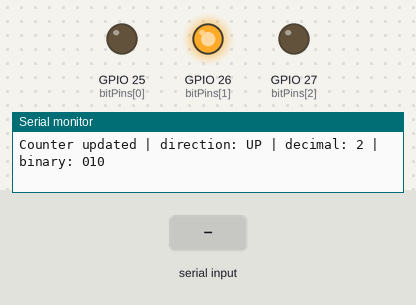
The sketch below on a simulated ESP32. On the bench: output pins drawn as LEDs (lit = HIGH), the last lines printed to the serial monitor. Dashed ring = blinking. The inputs (shaded band) are chosen by the test bench.

Above: at 1.4 s.
1.5 s: "90 45\n" received over Serial
At 2.4 s:
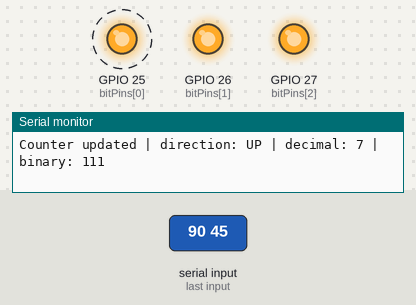
4.5 s: "30 150\n" received over Serial
At 5.9 s:
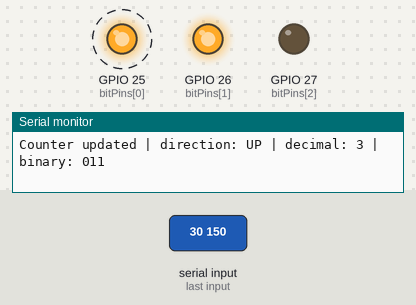
7.5 s: "5\n" received over Serial
At 7.9 s:
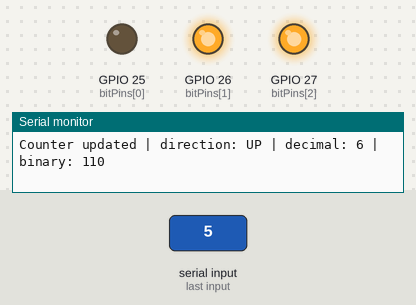
Timing chart, 0 to 16.5 s (numbered marks = the images above; inputs shaded):
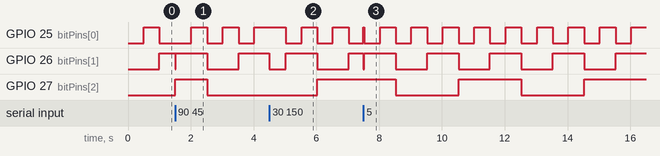

The sketch:

BinaryCounterDigitalTrainerKit.ino
```cpp
const int bitPins[3] = {25, 26, 27};
const unsigned long countIntervalMs = 500;

int counterValue = 0;
bool countUp = true;
unsigned long lastStepTime = 0;

void printBanner() {
  Serial.println("============================================");
  Serial.println("ESP32 3-Bit Serial Counter");
  Serial.println("============================================");
  Serial.println("Commands:");
  Serial.println("  U  -> count up");
  Serial.println("  D  -> count down");
  Serial.println("  S  -> show current status");
  Serial.println("  0-7 -> load a value directly into the counter");
  Serial.println("  H  -> show this help again");
  Serial.println();
}

void writeCounterToPins() {
  for (int bitIndex = 0; bitIndex < 3; bitIndex++) {
    int bitState = (counterValue >> bitIndex) & 0x01;
    digitalWrite(bitPins[bitIndex], bitState);
  }
}

void printCounterState(const char *reason) {
  Serial.print(reason);
  Serial.print(" | direction: ");
  Serial.print(countUp ? "UP" : "DOWN");
  Serial.print(" | decimal: ");
  Serial.print(counterValue);
  Serial.print(" | binary: ");

  for (int bitIndex = 2; bitIndex >= 0; bitIndex--) {
    Serial.print((counterValue >> bitIndex) & 0x01);
  }

  Serial.println();
}

void stepCounter() {
  if (countUp) {
    counterValue = (counterValue + 1) & 0x07;
  } else {
    counterValue = (counterValue + 7) & 0x07;
  }

  writeCounterToPins();
  printCounterState("Counter updated");
}

void handleSerialCommand(char command) {
  if (command >= 'a' && command <= 'z') {
    command = command - 'a' + 'A';
  }

  if (command == 'U') {
    countUp = true;
    printCounterState("Direction changed");
    return;
  }

  if (command == 'D') {
    countUp = false;
    printCounterState("Direction changed");
    return;
  }

  if (command == 'S') {
    printCounterState("Status requested");
    return;
  }

  if (command == 'H') {
    printBanner();
    printCounterState("Current state");
    return;
  }

  if (command >= '0' && command <= '7') {
    counterValue = command - '0';
    writeCounterToPins();
    printCounterState("Counter loaded from serial input");
    return;
  }

  if (command == '\r' || command == '\n' || command == ' ') {
    return;
  }

  Serial.print("Unknown command: ");
  Serial.println(command);
  Serial.println("Type H for the help menu.");
}

void setup() {
  Serial.begin(115200);

  for (int bitIndex = 0; bitIndex < 3; bitIndex++) {
    pinMode(bitPins[bitIndex], OUTPUT);
    digitalWrite(bitPins[bitIndex], LOW);
  }

  delay(250);
  printBanner();
  writeCounterToPins();
  printCounterState("System ready");
}

void loop() {
  while (Serial.available() > 0) {
    char incoming = Serial.read();
    handleSerialCommand(incoming);
  }

  unsigned long now = millis();
  if (now - lastStepTime >= countIntervalMs) {
    lastStepTime = now;
    stepCounter();
  }
}
```

Measured:
- by itself, GPIO 25 (bitPins[0]): repeats every 1.0 s: LOW 0.50 s, HIGH 0.50 s
- by itself, GPIO 26 (bitPins[1]): repeats every 2.0 s: HIGH 1.0 s, LOW 1.0 s
- by itself, GPIO 27 (bitPins[2]): alternates HIGH for 2.0 s and LOW for 2.0 s
